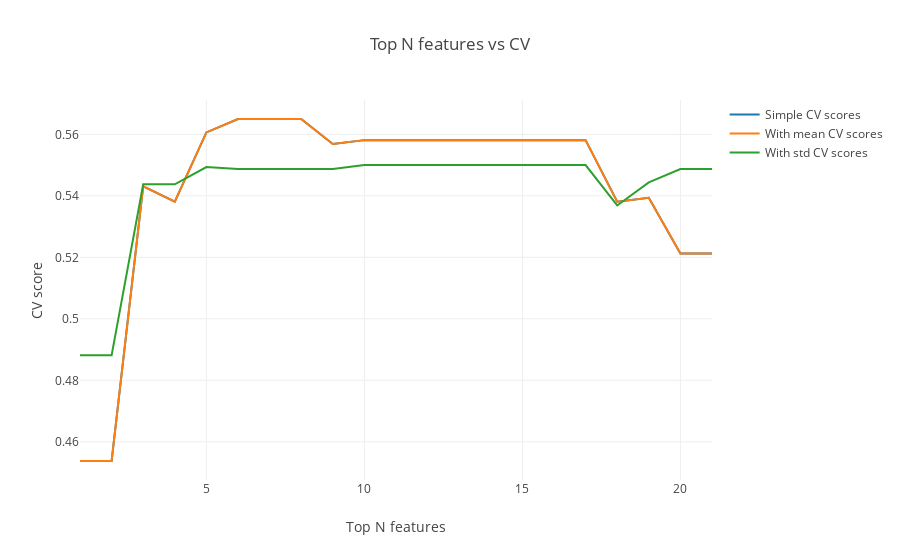

Write notebook code for a chart like this one.
### Code cell
data = [go.Scatter(
        x = list(range(1, eli5_weights.shape[0] + 1)),
        y = scores_dict['simple'],
        name = 'Simple CV scores'
    ), go.Scatter(
        x = list(range(1, eli5_weights.shape[0] + 1)),
        y = scores_dict['with_mean'],
        name = 'With mean CV scores'
    ), go.Scatter(
        x = list(range(1, eli5_weights.shape[0] + 1)),
        y = scores_dict['with_std'],
        name = 'With std CV scores'
    )]
layout = go.Layout(dict(title = "Top N features vs CV",
                  xaxis = dict(title = 'Top N features'),
                  yaxis = dict(title = 'CV score'),
                  ))
py.iplot(dict(data=data, layout=layout), filename='basic-line')

### Figure 1 — Plotly figure (JSON) as saved in the notebook; plotly's stock layout.template omitted (floating-point values rounded to 4 significant figures)
{"data": [{"name": "Simple CV scores", "type": "scatter", "uid": "458e6405-a566-48d3-a22b-85734a00b556", "x": [1, 2, 3, 4, 5, 6, 7, 8, 9, 10, 11, 12, 13, 14, 15, 16, 17, 18, 19, 20, 21], "y": [0.4537, 0.4537, 0.5431, 0.5381, 0.5606, 0.565, 0.565, 0.565, 0.5569, 0.5581, 0.5581, 0.5581, 0.5581, 0.5581, 0.5581, 0.5581, 0.5581, 0.5381, 0.5394, 0.5212, 0.5212]}, {"name": "With mean CV scores", "type": "scatter", "uid": "5b1642bc-bd30-4be5-84bb-e20f5bb0281b", "x": [1, 2, 3, 4, 5, 6, 7, 8, 9, 10, 11, 12, 13, 14, 15, 16, 17, 18, 19, 20, 21], "y": [0.4537, 0.4537, 0.5431, 0.5381, 0.5606, 0.565, 0.565, 0.565, 0.5569, 0.5581, 0.5581, 0.5581, 0.5581, 0.5581, 0.5581, 0.5581, 0.5581, 0.5381, 0.5394, 0.5212, 0.5212]}, {"name": "With std CV scores", "type": "scatter", "uid": "456f4fcc-1e3b-4e85-93ac-bbc93eea2075", "x": [1, 2, 3, 4, 5, 6, 7, 8, 9, 10, 11, 12, 13, 14, 15, 16, 17, 18, 19, 20, 21], "y": [0.4881, 0.4881, 0.5437, 0.5437, 0.5494, 0.5488, 0.5488, 0.5488, 0.5488, 0.55, 0.55, 0.55, 0.55, 0.55, 0.55, 0.55, 0.55, 0.5369, 0.5444, 0.5488, 0.5488]}], "layout": {"title": {"text": "Top N features vs CV"}, "xaxis": {"title": {"text": "Top N features"}}, "yaxis": {"title": {"text": "CV score"}}}}
